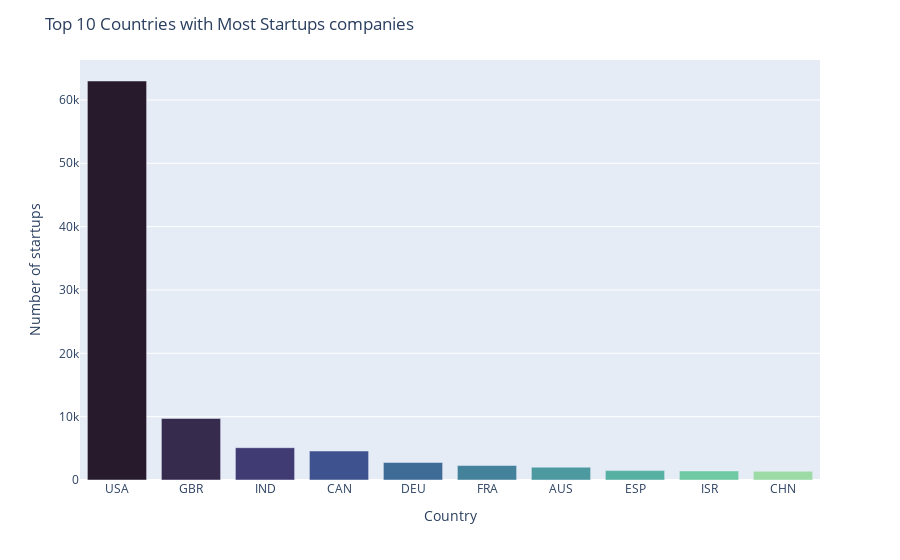

The cell this chart's notebook holds for it:
### Code cell
# distribution of countries
county_counts = offices['country_code'].value_counts()
df_county_counts = pd.DataFrame({'country_code': county_counts.index, 'count': county_counts.values})
df_county_counts =df_county_counts[0:10]


# plot
fig = px.bar(df_county_counts, x='country_code', y='count')

# layout
fig.update_layout(
    title='Top 10 Countries with Most Startups companies',
    xaxis_title='Country',
    yaxis_title='Number of startups',
   
)
fig.update_traces(marker_color=px.colors.sequential.deep[::-1], width=0.8)
fig.show()

### Figure 1 — Plotly figure (JSON) as saved in the notebook; plotly's stock layout.template omitted (floating-point values rounded to 4 significant figures)
{"data": [{"alignmentgroup": "True", "hovertemplate": "country_code=%{x}<br>count=%{y}<extra></extra>", "legendgroup": "", "marker": {"color": ["rgb(39, 26, 44)", "rgb(54, 43, 77)", "rgb(64, 60, 115)", "rgb(62, 82, 143)", "rgb(62, 108, 150)", "rgb(68, 130, 155)", "rgb(76, 153, 160)", "rgb(86, 177, 163)", "rgb(111, 201, 163)", "rgb(156, 219, 165)", "rgb(206, 236, 179)", "rgb(253, 253, 204)"], "pattern": {"shape": ""}}, "name": "", "offsetgroup": "", "orientation": "v", "showlegend": false, "textposition": "auto", "type": "bar", "width": 0.8, "x": ["USA", "GBR", "IND", "CAN", "DEU", "FRA", "AUS", "ESP", "ISR", "CHN"], "xaxis": "x", "y": [62991, 9719, 5099, 4574, 2768, 2285, 2022, 1482, 1429, 1375], "yaxis": "y"}], "layout": {"barmode": "relative", "legend": {"tracegroupgap": 0}, "margin": {"t": 60}, "title": {"text": "Top 10 Countries with Most Startups companies"}, "xaxis": {"anchor": "y", "domain": [0, 1], "title": {"text": "Country"}}, "yaxis": {"anchor": "x", "domain": [0, 1], "title": {"text": "Number of startups"}}}}
